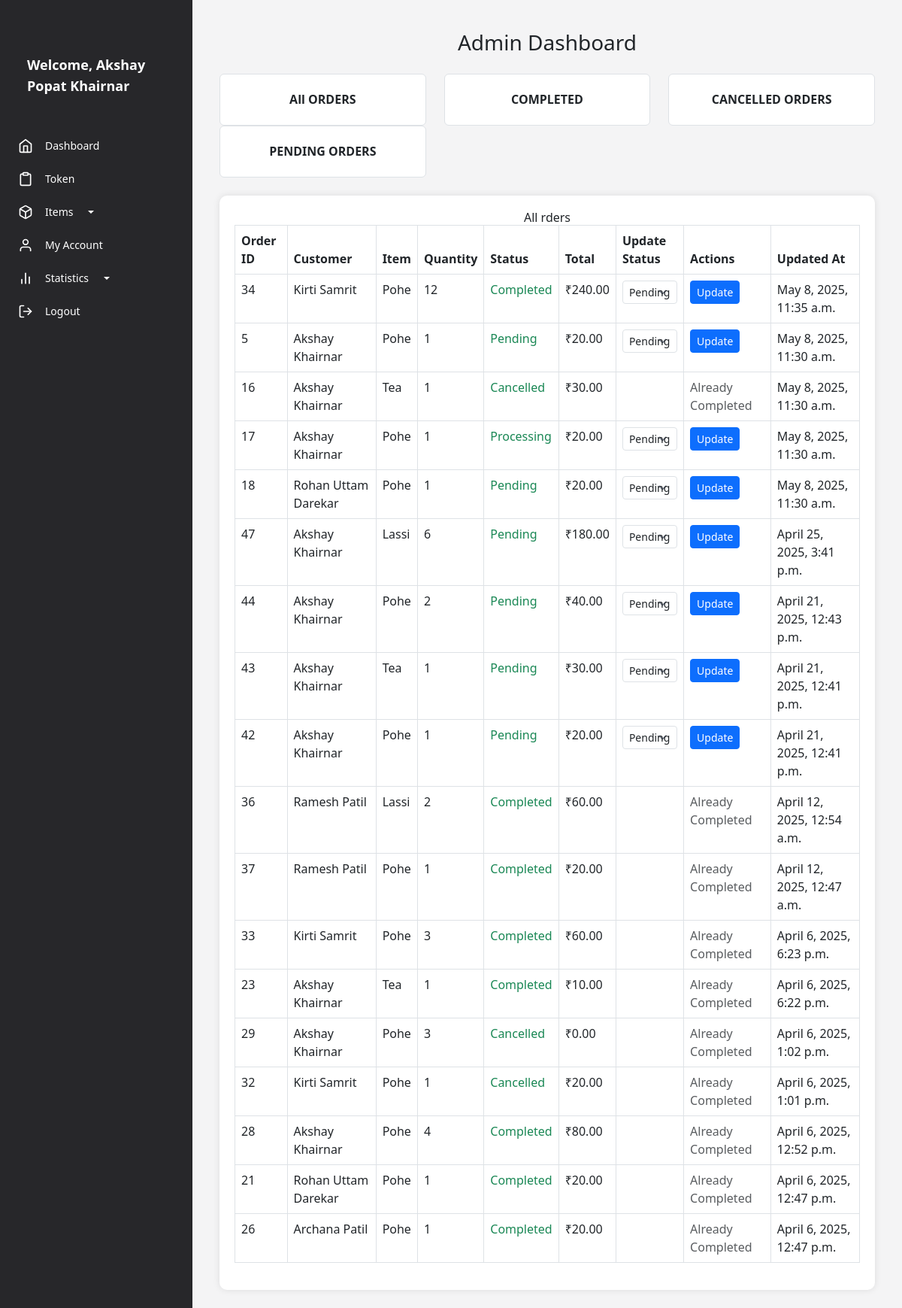
The page /vendor/dashboard/ (signed in) on the database its author committed.
### vendor/models.py (models this page shows, shortened)
class CanteenVendor(models.Model):
    id = models.AutoField(primary_key=True)
    full_name = models.CharField(max_length=100)
    restaurant_name = models.CharField(max_length=100)
    mobile_number = models.CharField(max_length=100)
    store_description = models.TextField()
    password = models.CharField(max_length=255)  # It is recommended to hash passwords
    is_approved = models.BooleanField(default=False)  # Admin approval status

class FoodItem(models.Model):
    vendor = models.ForeignKey(CanteenVendor, on_delete=models.CASCADE)# Reference vendor ID
    food_name = models.CharField(max_length=100)
    description = models.TextField()
    TYPE_CHOICES = [('Veg', 'Veg'), ('Non-Veg', 'Non-Veg')]
    food_type = models.CharField(max_length=10, choices=TYPE_CHOICES)
    CATEGORY_CHOICES = [('Breakfast', 'Breakfast'), ('Drinks', 'Drinks'),
                        ('Lunch', 'Lunch'), ('Snacks', 'Snacks'), ('Dinner', 'Dinner')]
    category = models.CharField(max_length=50, choices=CATEGORY_CHOICES)
    price = models.DecimalField(max_digits=6, decimal_places=2)
    image = models.ImageField(upload_to='images/')  # Store in media folder
    created_at = models.DateTimeField(auto_now_add=True)
    in_stock = models.BooleanField(default=True)  # Availability status
    def __str__(self):
        return f"{self.food_name}"

### customer/models.py (models this page shows)
class Order(models.Model):
    ORDER_STATUS_CHOICES = [
        ('Pending', 'Pending'),
        ('Paid', 'Paid'),
        ('Processing', 'Processing'),
        ('Completed ', 'Completed'),
        ('Cancelled', 'Cancelled'),
    ]
    customer = models.ForeignKey(Customer, on_delete=models.CASCADE , null=False,default="")  # Link to Customer
    order_date = models.DateTimeField(default=datetime.now)
    total_amount = models.DecimalField(max_digits=10, decimal_places=2 , default=0.00)
    payment_method = models.CharField(max_length=20)
    payment_status = models.CharField(max_length=20, default="Pending")
    is_paid = models.BooleanField(default=False)
    order_status = models.CharField(max_length=20, choices=ORDER_STATUS_CHOICES, default='Pending')
    quantity = models.PositiveIntegerField(default=1)
    food_item = models.ForeignKey(FoodItem, on_delete=models.CASCADE , null=True)
    price = models.DecimalField(max_digits=6, decimal_places=2, default=0.00)
    restaurant_name = models.CharField(max_length=100 , default="")
    vendor = models.ForeignKey(CanteenVendor, on_delete=models.CASCADE, null= True)  # Link to the restaurant
    updated_at = models.DateTimeField(auto_now=True)
    def __str__(self):
        return f"Order for {self.customer.full_name} on {self.order_date}"

class Customer(models.Model):
    id = models.AutoField(primary_key=True)
    full_name = models.CharField(max_length=100)
    email = models.EmailField(max_length=100)
    mobile_number = models.CharField(max_length=100)
    password = models.CharField(max_length=255)  # It is recommended to hash passwords
    def __str__(self):
        return self.full_name

### vendor/views.py (the view)
# urls.py: path('dashboard/', views.dashboard, name='dashboard'),
def dashboard(request):
    if "vendor_id" not in request.session:
        messages.error(request, "You must be logged in to access the dashboard.")
        return redirect("login")
    else:
        vendor_id = request.session["vendor_id"]
        vendor = CanteenVendor.objects.get(id=vendor_id)
        all_orders = Order.objects.filter(vendor=vendor).order_by('-updated_at')
        completed_orders = Order.objects.filter(order_status='Completed', vendor=vendor)
        cancelled_orders = Order.objects.filter(order_status='Cancelled', vendor=vendor)
        pending_orders = Order.objects.filter(order_status='Pending', vendor=vendor)
        context = {
            'all_orders': all_orders,
            'completed_orders':  completed_orders,
            'cancelled_orders': cancelled_orders,
            'pending_orders': pending_orders,
            'vendor_name': request.session.get("vendor_name", "Default Vendor")
        }
        orders = Order.objects.all()
        print(orders)
        return render(request, 'vendor_dashboard.html', context, )

### vendor/templates/vendor_dashboard.html (shortened to what this page needs)
{% extends 'base1/base.html' %}
{% block content %}
<div class="container mt-3">
    <h3 class="mb-4 text-center font-weight-bold" style="font-size: 28px;">Admin Dashboard</h3>
    <div class="row text-center mb-4">
        <div class="col-md-4">
            <div class="dashboard-card bg-white border rounded p-4" onclick="showData('allOrders')">
                <h5>All ORDERS</h5>
            </div>
        </div>
        <div class="col-md-4">
            <div class="dashboard-card bg-white border rounded p-4" onclick="showData('orders')">
                <h5>COMPLETED</h5>
            </div>
        </div>
        <div class="col-md-4">
            <div class="dashboard-card bg-white border rounded p-4" onclick="showData('cancelledOrders')">
                <h5>CANCELLED ORDERS</h5>
            </div>
        </div>
        <div class="col-md-4">
            <div class="dashboard-card bg-white border rounded p-4" onclick="showData('pendingOrders')">
                <h5>PENDING ORDERS</h5>
            </div>
        </div>
    </div>
    <div class="content-box">
        <h5 id="lower-title" class="text-center">Select an option from the upper dashboard to display details here.</h5>
        <div id="allOrders" class="data-table d-none">
            {% if all_orders %}
                <table class="table table-bordered">
                    <thead class="thead-dark">
                        <tr>
                            <th>Order ID</th>
                            <th>Customer</th>
                            <th>Item</th>
                            <th>Quantity</th>
                            <th>Status</th>
                            <th>Total</th>
                            <th>Update Status</th>
                            <th>Actions</th>
                            <th>Updated At</th>
                        </tr>
                    </thead>
                    <tbody>
                        {% for order in all_orders %}
                            <tr>
                                <td>{{ order.id }}</td>
                                <td>{{ order.customer }}</td>
                                <td>{{order.food_item }}</td>
                                <td>{{ order.quantity }}</td>
                                <td class="text-success font-weight-bold">{{ order.order_status }}</td>
                                <td>₹{{ order.total_amount }}</td>
                                <td>
                                    {% if order.order_status != "Completed" and order.order_status != "Cancelled" %}
                                        <form method="POST" action="{% url 'update-order-status' order.id %}">
                                            <select name="status" class="form-control form-control-sm">
                                                <option value="Pending" {% if order.status == "Pending" %}selected{% endif %}>Pending</option>
                                            </select>
                                </td>
                                <td>
                                            <button type="submit" class="btn btn-primary btn-sm">Update</button>
                                    {% else %}
                                </td>
                                <td>
                                    <span class="text-muted">Already Completed</span>
                                    {% endif %}
                                </td>
                                <td>{{ order.updated_at}} </td>
                            </tr>
                        {% endfor %}
                    </tbody>
                </table>
            {% else %}
                <p class="text-center text-muted">No orders available.</p>
            {% endif %}
        </div>
    </div>
</div>
{% endblock %}

### vendor/templates/base1/base.html (shortened to what this page needs)
{% load static %}
<!DOCTYPE html>
<html lang="en">
<head>
    <link href="https://cdn.jsdelivr.net/npm/bootstrap@5.3.0/dist/css/bootstrap.min.css" rel="stylesheet">
    <script src="https://cdn.tailwindcss.com?plugins=forms,typography"></script>
</head>
<body class="bg-zinc-100">
    <div class="flex">
        <aside id="sidebar"
            class="w-64 bg-zinc-800 text-white h-screen fixed lg:sticky top-0 left-0 transform -translate-x-full lg:translate-x-0 transition-transform duration-300 ease-in-out z-40">
            <div class="p-4">
                <div class="container mt-5">
                    <h2 class="text-lg font-semibold">Welcome, {{ vendor_name }}</h2>
                </div>
            </div>
            <nav class="mt-6">
                <ul class="space-y-2 text-sm font-medium">
                    <li class="flex items-center gap-3 px-4 py-2 hover:bg-zinc-700 rounded transition-all">
                        <i data-feather="home" class="w-5 h-5"></i>
                        <a href="{% url 'dashboard' %}">Dashboard</a>
                    </li>
                    <li class="flex items-center gap-3 px-4 py-2 hover:bg-zinc-700 rounded transition-all">
                        <i data-feather="clipboard" class="w-5 h-5"></i>
                        <a href="{% url 'create_offline_order' %}">Token</a>
                    </li>
                    <li class="nav-item dropdown">
                        <div
                            class="flex items-center gap-3 px-4 py-2 hover:bg-zinc-700 rounded transition-all dropdown-toggle">
                            <i data-feather="box" class="w-5 h-5"></i>
                            <span>Items</span>
                        </div>
                    </li>
                    <li class="flex items-center gap-3 px-4 py-2 hover:bg-zinc-700 rounded transition-all">
                        <i data-feather="user" class="w-5 h-5"></i>
                        <a href="{% url 'account' %}">My Account</a>
                    </li>
                    <li class="nav-item dropdown">
                        <div
                            class="flex items-center gap-3 px-4 py-2 hover:bg-zinc-700 rounded transition-all dropdown-toggle">
                            <i data-feather="bar-chart-2" class="w-5 h-5"></i>
                            <span>Statistics</span>
                        </div>
                    </li>
                    <li class="flex items-center gap-3 px-4 py-2 hover:bg-zinc-700 rounded transition-all">
                        <i data-feather="log-out" class="w-5 h-5"></i>
                        <a href="{% url 'logout' %}">Logout</a>
                    </li>
                </ul>
            </nav>
        </aside>
        <main class="flex-1 p-6 bg-zinc-100 min-h-screen ">
            {% block content %}
            {% endblock %}
        </main>
    </div>
</body>
</html>

### vendor/templates/base1/base.html (style rules this page uses)
.nav-item { position: relative; }
.dropdown-toggle { cursor: pointer; }

### vendor/templates/vendor_dashboard.html (style rules this page uses)
body { background-color: #f8f9fa; }
.dashboard-card { padding: 20px; text-align: center; font-weight: bold; cursor: pointer; transition: 0.3s; }
.content-box { min-height: 300px; background: white; padding: 20px; border-radius: 10px; box-shadow: 0px 0px 10px rgba(0,0,0,0.1); }

### rows shown on the page
CanteenVendor: full_name "Akshay Popat Khairnar"
Order: id "34", customer "Kirti Samrit", food_item "Pohe", quantity "12", order_status "Completed", total_amount "240.00", updated_at "May 8, 2025, 11:35 a.m."
Order: id "5", customer "Akshay Khairnar", food_item "Pohe", quantity "1", order_status "Pending", total_amount "20.00", updated_at "May 8, 2025, 11:30 a.m."
Order: id "16", customer "Akshay Khairnar", food_item "Tea", quantity "1", order_status "Cancelled", total_amount "30.00", shows "Already Completed", updated_at "May 8, 2025, 11:30 a.m."
Order: id "17", customer "Akshay Khairnar", food_item "Pohe", quantity "1", order_status "Processing", total_amount "20.00", updated_at "May 8, 2025, 11:30 a.m."
Order: id "18", customer "Rohan Uttam Darekar", food_item "Pohe", quantity "1", order_status "Pending", total_amount "20.00", updated_at "May 8, 2025, 11:30 a.m."
Order: id "47", customer "Akshay Khairnar", food_item "Lassi", quantity "6", order_status "Pending", total_amount "180.00", updated_at "April 25, 2025, 3:41 p.m."
Order: id "44", customer "Akshay Khairnar", food_item "Pohe", quantity "2", order_status "Pending", total_amount "40.00", updated_at "April 21, 2025, 12:43 p.m."
Order: id "43", customer "Akshay Khairnar", food_item "Tea", quantity "1", order_status "Pending", total_amount "30.00", updated_at "April 21, 2025, 12:41 p.m."
Order: id "42", customer "Akshay Khairnar", food_item "Pohe", quantity "1", order_status "Pending", total_amount "20.00", updated_at "April 21, 2025, 12:41 p.m."
Order: id "36", customer "Ramesh Patil", food_item "Lassi", quantity "2", order_status "Completed", total_amount "60.00", shows "Already Completed", updated_at "April 12, 2025, 12:54 a.m."
Order: id "37", customer "Ramesh Patil", food_item "Pohe", quantity "1", order_status "Completed", total_amount "20.00", shows "Already Completed", updated_at "April 12, 2025, 12:47 a.m."
Order: id "33", customer "Kirti Samrit", food_item "Pohe", quantity "3", order_status "Completed", total_amount "60.00", shows "Already Completed", updated_at "April 6, 2025, 6:23 p.m."
Order: id "23", customer "Akshay Khairnar", food_item "Tea", quantity "1", order_status "Completed", total_amount "10.00", shows "Already Completed", updated_at "April 6, 2025, 6:22 p.m."
Order: id "29", customer "Akshay Khairnar", food_item "Pohe", quantity "3", order_status "Cancelled", total_amount "0.00", shows "Already Completed", updated_at "April 6, 2025, 1:02 p.m."
Order: id "32", customer "Kirti Samrit", food_item "Pohe", quantity "1", order_status "Cancelled", total_amount "20.00", shows "Already Completed", updated_at "April 6, 2025, 1:01 p.m."
Order: id "28", customer "Akshay Khairnar", food_item "Pohe", quantity "4", order_status "Completed", total_amount "80.00", shows "Already Completed", updated_at "April 6, 2025, 12:52 p.m."
Order: id "21", customer "Rohan Uttam Darekar", food_item "Pohe", quantity "1", order_status "Completed", total_amount "20.00", shows "Already Completed", updated_at "April 6, 2025, 12:47 p.m."
Order: id "26", customer "Archana Patil", food_item "Pohe", quantity "1", order_status "Completed", total_amount "20.00", shows "Already Completed", updated_at "April 6, 2025, 12:47 p.m."
